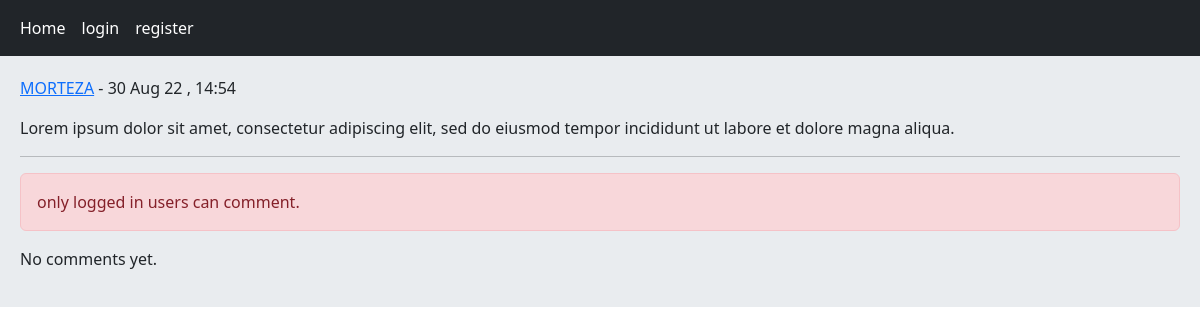
Page /post/11/lorem-ipsum-dolor-sit-amet-consectetur-adipiscing/ on the committed database.
### home/models.py (models this page shows, shortened)
class Post(models.Model):
    user = models.ForeignKey(User, on_delete=models.CASCADE, related_name='posts')
    body = models.TextField()
    slug = models.SlugField()
    created = models.DateTimeField(auto_now_add = True)
    updated = models.DateTimeField(auto_now = True)
    class Meta:
        ordering = ('-created',)

### home/views.py (the view, shortened to what this page needs)
# urls.py: path('post/<int:post_id>/<slug:post_slug>/', views.PostDetailView.as_view(), name= 'post_detail'),
class PostDetailView(View):
    form_class = CommentCreateForm
    form_class_reply = CommentReplyForm
    def setup(self, request, *args, **kwargs):
        self.post_instance = get_object_or_404(Post, pk = kwargs['post_id'], slug = kwargs['post_slug'])
        self.comments = self.post_instance.pcomments.filter(is_reply= False)
        return super().setup(request, *args, **kwargs)
    def get(self, request, *args, **kwargs):
        comments = self.comments
        can_like = False
        if request.user.is_authenticated and self.post_instance.user_can_like(request.user):
            can_like = True
        return render(request, 'home/detail.html', {'post': self.post_instance, 'comments': comments, 'form': self.form_class, 'reply_form': self.form_class_reply, 'can_like': can_like})

### home/templates/home/detail.html (shortened to what this page needs)
{% extends 'base.html' %}
{% block content %}
        <p><a href="{% url 'account:user_profile' post.user.id %}">{{ post.user.username|upper }}</a> - {{ post.updated|date:"j M y , H:i" }}</p>
    <p> {{ post.body }}</p><hr>
    {% if request.user.is_authenticated %}
    <a href="{% url 'home:post_like' post.id %}" class=" {% if can_like %} disabled {% endif %} btn btn-primary col-md-1">Like - {{ post.likes_count }}</a>
        <form action="" method="post" novalidate>
            {% csrf_token %}
            {{ form.as_p }}
            <input type="submit" value="send" class="btn btn-primary">
        </form><br>
    {% else %}
    <p class="alert alert-danger">only logged in users can comment.</p>
    {% endif %}
    {% for comment in comments %}
        <div class="card bg-dark text-white">
            <p class="card-header">{{ comment.user }} | {{ comment.created|timesince }}</p>
            <p class="card-body">{{ comment.body }}</p>
            {% if request.user.is_authenticated %}
            <form action="{% url 'home:add_reply' post.id comment.id %}" method="post" style="display: none;">
                {% csrf_token %}
                {{ reply_form.as_p }}
                <input type="submit" value="send">
            </form>
            {% endif %}
            {% with replies=comment.rcomments.all %}
            {% for reply in replies %}
                <p class="bg-primary p-3 m-2">{{ reply.user }} <br> {{ reply.body }}</p>
            {% endfor %}
            {% endwith %}
        </div><br>
    {% empty %}
        <p> No comments yet.</p>
    {% endfor %}
{% endblock %}

### rows in the picture
Post: user.username "MORTEZA", updated "30 Aug 22 , 14:54", body "Lorem ipsum dolor sit amet, consectetur adipiscing elit, sed do eiusmod tempor incididunt ut labore et dolore magna aliqua."
